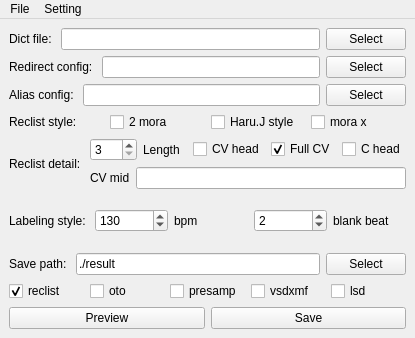
<?xml version="1.0" encoding="UTF-8"?>
<ui version="4.0">
 <class>MainWindow</class>
 <widget class="QMainWindow" name="MainWindow">
  <property name="geometry">
   <rect>
    <x>0</x>
    <y>0</y>
    <width>415</width>
    <height>338</height>
   </rect>
  </property>
  <property name="sizePolicy">
   <sizepolicy hsizetype="Minimum" vsizetype="Minimum">
    <horstretch>0</horstretch>
    <verstretch>0</verstretch>
   </sizepolicy>
  </property>
  <property name="windowTitle">
   <string>cvvc reclist generator</string>
  </property>
  <property name="locale">
   <locale language="English" country="UnitedStates"/>
  </property>
  <widget class="QWidget" name="centralwidget">
   <layout class="QVBoxLayout" name="overall_layout">
    <item>
     <layout class="QHBoxLayout" name="dict_file_layout">
      <item>
       <widget class="QLabel" name="dict_file_label">
        <property name="locale">
         <locale language="English" country="UnitedStates"/>
        </property>
        <property name="text">
         <string>Dict file: </string>
        </property>
       </widget>
      </item>
      <item>
       <widget class="QLineEdit" name="dict_file_lineEdit">
        <property name="locale">
         <locale language="English" country="UnitedStates"/>
        </property>
        <property name="readOnly">
         <bool>true</bool>
        </property>
       </widget>
      </item>
      <item>
       <widget class="QPushButton" name="dict_file_button">
        <property name="locale">
         <locale language="English" country="UnitedStates"/>
        </property>
        <property name="text">
         <string>Select</string>
        </property>
        <property name="checkable">
         <bool>false</bool>
        </property>
       </widget>
      </item>
     </layout>
    </item>
    <item>
     <layout class="QHBoxLayout" name="redirect_config_layout">
      <item>
       <widget class="QLabel" name="redirect_config_label">
        <property name="locale">
         <locale language="English" country="UnitedStates"/>
        </property>
        <property name="text">
         <string>Redirect config: </string>
        </property>
       </widget>
      </item>
      <item>
       <widget class="QLineEdit" name="redirect_config_lineEdit">
        <property name="locale">
         <locale language="English" country="UnitedStates"/>
        </property>
        <property name="readOnly">
         <bool>true</bool>
        </property>
       </widget>
      </item>
      <item>
       <widget class="QPushButton" name="redirect_config_button">
        <property name="locale">
         <locale language="English" country="UnitedStates"/>
        </property>
        <property name="text">
         <string>Select</string>
        </property>
        <property name="checkable">
         <bool>false</bool>
        </property>
       </widget>
      </item>
     </layout>
    </item>
    <item>
     <layout class="QHBoxLayout" name="alias_config_layout">
      <item>
       <widget class="QLabel" name="alias_config_label">
        <property name="locale">
         <locale language="English" country="UnitedStates"/>
        </property>
        <property name="text">
         <string>Alias config: </string>
        </property>
       </widget>
      </item>
      <item>
       <widget class="QLineEdit" name="alias_config_lineEdit">
        <property name="enabled">
         <bool>true</bool>
        </property>
        <property name="locale">
         <locale language="English" country="UnitedStates"/>
        </property>
        <property name="readOnly">
         <bool>true</bool>
        </property>
       </widget>
      </item>
      <item>
       <widget class="QPushButton" name="alias_config_button">
        <property name="locale">
         <locale language="English" country="UnitedStates"/>
        </property>
        <property name="text">
         <string>Select</string>
        </property>
        <property name="checkable">
         <bool>false</bool>
        </property>
       </widget>
      </item>
     </layout>
    </item>
    <item>
     <layout class="QHBoxLayout" name="reclist_style_layout">
      <item>
       <widget class="QLabel" name="reclist_style_label">
        <property name="locale">
         <locale language="English" country="UnitedStates"/>
        </property>
        <property name="text">
         <string>Reclist style: </string>
        </property>
       </widget>
      </item>
      <item>
       <widget class="QCheckBox" name="two_mora_checkBox">
        <property name="locale">
         <locale language="English" country="UnitedStates"/>
        </property>
        <property name="text">
         <string>2 mora</string>
        </property>
       </widget>
      </item>
      <item>
       <widget class="QCheckBox" name="haru_style_checkBox">
        <property name="locale">
         <locale language="English" country="UnitedStates"/>
        </property>
        <property name="text">
         <string>Haru.J style</string>
        </property>
       </widget>
      </item>
      <item>
       <widget class="QCheckBox" name="mora_x_checkBox">
        <property name="locale">
         <locale language="English" country="UnitedStates"/>
        </property>
        <property name="text">
         <string>mora x</string>
        </property>
       </widget>
      </item>
     </layout>
    </item>
    <item>
     <layout class="QHBoxLayout" name="reclist_detail_layout">
      <item>
       <widget class="QLabel" name="reclist_detail_label">
        <property name="locale">
         <locale language="English" country="UnitedStates"/>
        </property>
        <property name="text">
         <string>Reclist detail: </string>
        </property>
       </widget>
      </item>
      <item>
       <layout class="QVBoxLayout" name="reclist_detail_layout_a">
        <item>
         <layout class="QHBoxLayout" name="reclist_detail_layout_a1">
          <item>
           <widget class="QSpinBox" name="length_spinBox">
            <property name="minimum">
             <number>3</number>
            </property>
            <property name="maximum">
             <number>100</number>
            </property>
           </widget>
          </item>
          <item>
           <widget class="QLabel" name="length_label">
            <property name="text">
             <string>Length</string>
            </property>
           </widget>
          </item>
          <item>
           <widget class="QCheckBox" name="cv_head_checkBox">
            <property name="locale">
             <locale language="English" country="UnitedStates"/>
            </property>
            <property name="text">
             <string>CV head</string>
            </property>
           </widget>
          </item>
          <item>
           <widget class="QCheckBox" name="full_cv_checkBox">
            <property name="locale">
             <locale language="English" country="UnitedStates"/>
            </property>
            <property name="text">
             <string>Full CV</string>
            </property>
            <property name="checked">
             <bool>true</bool>
            </property>
           </widget>
          </item>
          <item>
           <widget class="QCheckBox" name="c_head_checkBox">
            <property name="locale">
             <locale language="English" country="UnitedStates"/>
            </property>
            <property name="text">
             <string>C head</string>
            </property>
           </widget>
          </item>
         </layout>
        </item>
        <item>
         <layout class="QHBoxLayout" name="reclist_detail_layout_a2">
          <item>
           <widget class="QLabel" name="cv_mid_label">
            <property name="locale">
             <locale language="English" country="UnitedStates"/>
            </property>
            <property name="text">
             <string>CV mid</string>
            </property>
           </widget>
          </item>
          <item>
           <widget class="QLineEdit" name="cv_mid_lineEdit">
            <property name="locale">
             <locale language="English" country="UnitedStates"/>
            </property>
           </widget>
          </item>
         </layout>
        </item>
       </layout>
      </item>
     </layout>
    </item>
    <item>
     <layout class="QHBoxLayout" name="labeling_style_layout">
      <item>
       <widget class="QLabel" name="labeling_style_label">
        <property name="locale">
         <locale language="English" country="UnitedStates"/>
        </property>
        <property name="text">
         <string>Labeling style: </string>
        </property>
       </widget>
      </item>
      <item>
       <widget class="QSpinBox" name="bpm_spinBox">
        <property name="locale">
         <locale language="English" country="UnitedStates"/>
        </property>
        <property name="minimum">
         <number>100</number>
        </property>
        <property name="maximum">
         <number>200</number>
        </property>
        <property name="singleStep">
         <number>10</number>
        </property>
        <property name="value">
         <number>130</number>
        </property>
       </widget>
      </item>
      <item>
       <widget class="QLabel" name="bpm_label">
        <property name="locale">
         <locale language="English" country="UnitedStates"/>
        </property>
        <property name="text">
         <string>bpm</string>
        </property>
       </widget>
      </item>
      <item>
       <widget class="QSpinBox" name="blank_beat_spinBox">
        <property name="locale">
         <locale language="English" country="UnitedStates"/>
        </property>
        <property name="maximum">
         <number>10</number>
        </property>
        <property name="value">
         <number>2</number>
        </property>
       </widget>
      </item>
      <item>
       <widget class="QLabel" name="blank_beat_label">
        <property name="locale">
         <locale language="English" country="UnitedStates"/>
        </property>
        <property name="text">
         <string>blank beat</string>
        </property>
       </widget>
      </item>
     </layout>
    </item>
    <item>
     <layout class="QHBoxLayout" name="save_path_layout">
      <item>
       <widget class="QLabel" name="save_path_label">
        <property name="locale">
         <locale language="English" country="UnitedStates"/>
        </property>
        <property name="text">
         <string>Save path: </string>
        </property>
       </widget>
      </item>
      <item>
       <widget class="QLineEdit" name="save_path_lineEdit">
        <property name="locale">
         <locale language="English" country="UnitedStates"/>
        </property>
        <property name="text">
         <string>./result</string>
        </property>
        <property name="readOnly">
         <bool>true</bool>
        </property>
       </widget>
      </item>
      <item>
       <widget class="QPushButton" name="save_path_button">
        <property name="locale">
         <locale language="English" country="UnitedStates"/>
        </property>
        <property name="text">
         <string>Select</string>
        </property>
        <property name="checkable">
         <bool>false</bool>
        </property>
       </widget>
      </item>
     </layout>
    </item>
    <item>
     <layout class="QHBoxLayout" name="save_file_types_layout">
      <item>
       <widget class="QCheckBox" name="reclist_checkBox">
        <property name="text">
         <string>reclist</string>
        </property>
        <property name="checked">
         <bool>true</bool>
        </property>
       </widget>
      </item>
      <item>
       <widget class="QCheckBox" name="oto_checkBox">
        <property name="locale">
         <locale language="English" country="UnitedStates"/>
        </property>
        <property name="text">
         <string>oto</string>
        </property>
       </widget>
      </item>
      <item>
       <widget class="QCheckBox" name="presamp_checkBox">
        <property name="locale">
         <locale language="English" country="UnitedStates"/>
        </property>
        <property name="text">
         <string>presamp</string>
        </property>
       </widget>
      </item>
      <item>
       <widget class="QCheckBox" name="vsdxmf_checkBox">
        <property name="locale">
         <locale language="English" country="UnitedStates"/>
        </property>
        <property name="text">
         <string>vsdxmf</string>
        </property>
       </widget>
      </item>
      <item>
       <widget class="QCheckBox" name="lsd_checkBox">
        <property name="locale">
         <locale language="English" country="UnitedStates"/>
        </property>
        <property name="text">
         <string>lsd</string>
        </property>
       </widget>
      </item>
     </layout>
    </item>
    <item>
     <layout class="QHBoxLayout" name="bottom_button_layout">
      <item>
       <widget class="QPushButton" name="preview_button">
        <property name="locale">
         <locale language="English" country="UnitedStates"/>
        </property>
        <property name="text">
         <string>Preview</string>
        </property>
        <property name="checkable">
         <bool>false</bool>
        </property>
       </widget>
      </item>
      <item>
       <widget class="QPushButton" name="save_button">
        <property name="locale">
         <locale language="English" country="UnitedStates"/>
        </property>
        <property name="text">
         <string>Save</string>
        </property>
        <property name="checkable">
         <bool>false</bool>
        </property>
       </widget>
      </item>
     </layout>
    </item>
   </layout>
  </widget>
  <widget class="QMenuBar" name="menuBar">
   <property name="geometry">
    <rect>
     <x>0</x>
     <y>0</y>
     <width>415</width>
     <height>22</height>
    </rect>
   </property>
   <widget class="QMenu" name="menuFile">
    <property name="title">
     <string>File</string>
    </property>
    <addaction name="load_action"/>
    <addaction name="export_action"/>
    <addaction name="export_as_action"/>
   </widget>
   <widget class="QMenu" name="menuSetting">
    <property name="title">
     <string>Setting</string>
    </property>
    <widget class="QMenu" name="menuLanguage">
     <property name="title">
      <string>Language</string>
     </property>
     <addaction name="set_english_action"/>
     <addaction name="set_simplified_chinese_action"/>
     <addaction name="set_japanese_action"/>
    </widget>
    <addaction name="menuLanguage"/>
   </widget>
   <addaction name="menuFile"/>
   <addaction name="menuSetting"/>
  </widget>
  <action name="load_action">
   <property name="text">
    <string>Load</string>
   </property>
   <property name="toolTip">
    <string>Load</string>
   </property>
  </action>
  <action name="export_action">
   <property name="text">
    <string>Export</string>
   </property>
  </action>
  <action name="export_as_action">
   <property name="text">
    <string>Export as ...</string>
   </property>
  </action>
  <action name="set_english_action">
   <property name="text">
    <string>English</string>
   </property>
  </action>
  <action name="set_simplified_chinese_action">
   <property name="text">
    <string>简体中文</string>
   </property>
  </action>
  <action name="action">
   <property name="text">
    <string>繁體中文（臺灣）</string>
   </property>
  </action>
  <action name="set_japanese_action">
   <property name="text">
    <string>日本語</string>
   </property>
  </action>
 </widget>
 <resources/>
 <connections/>
</ui>
